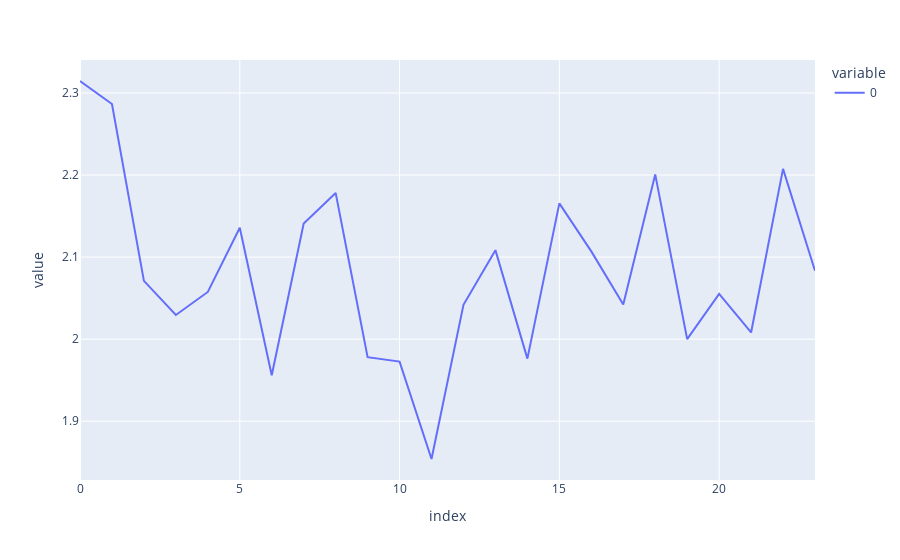

This figure's notebook cell:
### Code cell
px.line(losses)

### Figure 1 — Plotly figure (JSON) as saved in the notebook; plotly's stock layout.template omitted (floating-point values rounded to 4 significant figures)
{"data": [{"hovertemplate": "variable=0<br>index=%{x}<br>value=%{y}<extra></extra>", "legendgroup": "0", "line": {"color": "#636efa", "dash": "solid"}, "marker": {"symbol": "circle"}, "mode": "lines", "name": "0", "orientation": "v", "showlegend": true, "type": "scatter", "x": [0, 1, 2, 3, 4, 5, 6, 7, 8, 9, 10, 11, 12, 13, 14, 15, 16, 17, 18, 19, 20, 21, 22, 23], "xaxis": "x", "y": [2.315, 2.287, 2.071, 2.029, 2.058, 2.136, 1.956, 2.141, 2.178, 1.978, 1.973, 1.854, 2.042, 2.108, 1.976, 2.165, 2.107, 2.042, 2.201, 2.0, 2.055, 2.008, 2.208, 2.083], "yaxis": "y"}], "layout": {"autosize": true, "legend": {"title": {"text": "variable"}, "tracegroupgap": 0}, "margin": {"t": 60}, "xaxis": {"anchor": "y", "autorange": true, "domain": [0, 1], "range": [0, 23], "title": {"text": "index"}, "type": "linear"}, "yaxis": {"anchor": "x", "autorange": true, "domain": [0, 1], "range": [1.828, 2.34], "title": {"text": "value"}, "type": "linear"}}}
